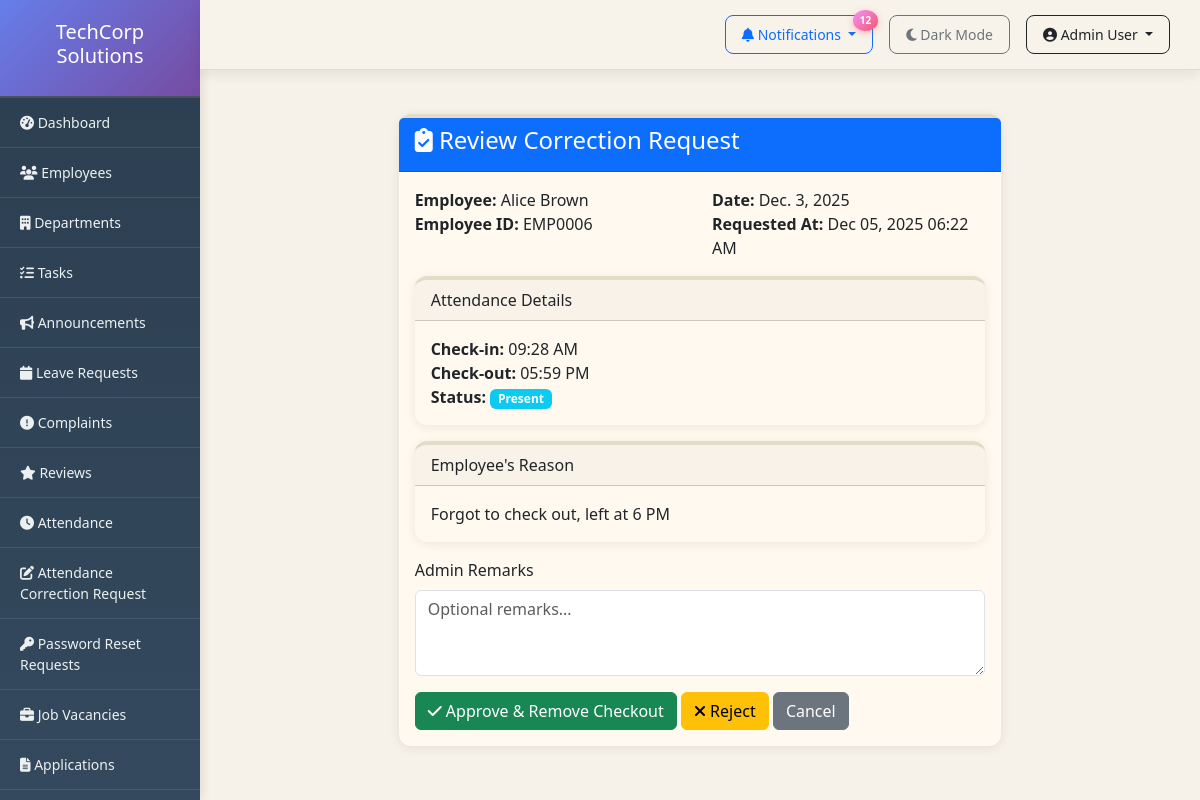
/admin-panel/attendance/corrections/9/review/ (signed in), run on the app's committed database.
### employees/models.py (models this page shows, shortened)
class AttendanceCorrection(models.Model):
    STATUS_CHOICES = [
        ('pending', 'Pending'),
        ('approved', 'Approved'),
        ('rejected', 'Rejected'),
    ]
    employee = models.ForeignKey(Employee, on_delete=models.CASCADE, related_name='correction_requests')
    attendance = models.ForeignKey(Attendance, on_delete=models.CASCADE, related_name='corrections')
    reason = models.TextField()
    status = models.CharField(max_length=20, choices=STATUS_CHOICES, default='pending')
    requested_at = models.DateTimeField(auto_now_add=True)
    reviewed_by = models.ForeignKey(User, on_delete=models.SET_NULL, null=True, blank=True)
    reviewed_at = models.DateTimeField(null=True, blank=True)
    admin_remarks = models.TextField(blank=True)
    class Meta:
        ordering = ['-requested_at']

class Employee(models.Model):
    user = models.OneToOneField(User, on_delete=models.CASCADE)
    employee_id = models.CharField(max_length=20, unique=True)
    department = models.ForeignKey(Department, on_delete=models.SET_NULL, null=True)
    role = models.ForeignKey(Role, on_delete=models.SET_NULL, null=True)
    phone = models.CharField(max_length=15)
    date_of_birth = models.DateField(null=True, blank=True)
    date_joined = models.DateField(default=timezone.now)
    address = models.TextField(blank=True)
    profile_picture = models.ImageField(upload_to='profiles/', blank=True)
    position = models.CharField(max_length=100, blank=True)
    is_manager = models.BooleanField(default=False)
    salary = models.DecimalField(max_digits=10, decimal_places=2, null=True, blank=True)
    theme_preference = models.CharField(max_length=10, choices=[('light', 'Light'), ('dark', 'Dark')], default='light')

class Attendance(models.Model):
    STATUS_CHOICES = [
        ('present', 'Present'),
        ('absent', 'Absent'),
        ('half_day', 'Half Day'),
        ('on_leave', 'On Leave'),
    ]
    employee = models.ForeignKey(Employee, on_delete=models.CASCADE, related_name='attendances')
    date = models.DateField()
    check_in = models.TimeField(null=True, blank=True)
    check_out = models.TimeField(null=True, blank=True)
    status = models.CharField(max_length=20, choices=STATUS_CHOICES, default='absent')
    is_late = models.BooleanField(default=False)
    notes = models.TextField(blank=True)
    marked_by = models.ForeignKey(User, on_delete=models.SET_NULL, null=True, blank=True)
    created_at = models.DateTimeField(auto_now_add=True)
    class Meta:
        unique_together = ['employee', 'date']
        ordering = ['-date']

### employees/views.py (the view, shortened to what this page needs)
# urls.py: path('admin-panel/attendance/corrections/<int:pk>/review/', views.admin_correction_review, name='admin_correction_review'),
@login_required
@user_passes_test(is_admin)
def admin_correction_review(request, pk):
    from datetime import datetime
    from .models import AttendanceCorrection
    correction = get_object_or_404(AttendanceCorrection, pk=pk)
    return render(request, 'admin/correction_review.html', {'correction': correction})

### employees/context_processors.py (called while the page is built)
def notifications(request):
    context = {
        'pending_count': 0,
        'leave_count': 0,
        'correction_count': 0,
        'password_reset_count': 0,
    }
    if request.user.is_authenticated and request.user.is_staff:
        leave_count = Leave.objects.filter(status='pending').count()
        correction_count = AttendanceCorrection.objects.filter(status='pending').count()
        password_reset_count = PasswordResetRequest.objects.filter(status='pending').count()
        context.update({
            'leave_count': leave_count,
            'correction_count': correction_count,
            'password_reset_count': password_reset_count,
            'pending_count': leave_count + correction_count + password_reset_count,
        })
    return context

### employees/views.py (called while the page is built)
def is_admin(user):
    return user.is_staff or user.is_superuser

### employees/templates/admin/correction_review.html (shortened to what this page needs)
{% extends 'base.html' %}
{% block content %}
<div class="container mt-4">
    <div class="row">
        <div class="col-md-8 offset-md-2">
            <div class="card">
                <div class="card-header bg-primary text-white">
                    <h4><i class="fas fa-clipboard-check"></i> Review Correction Request</h4>
                </div>
                <div class="card-body">
                    <div class="row mb-3">
                        <div class="col-md-6">
                            <strong>Employee:</strong> {{ correction.employee.user.get_full_name }}<br>
                            <strong>Employee ID:</strong> {{ correction.employee.employee_id }}
                        </div>
                        <div class="col-md-6">
                            <strong>Date:</strong> {{ correction.attendance.date }}<br>
                            <strong>Requested At:</strong> {{ correction.requested_at|date:"M d, Y h:i A" }}
                        </div>
                    </div>
                    <div class="card mb-3">
                        <div class="card-header">Attendance Details</div>
                        <div class="card-body">
                            <strong>Check-in:</strong> {{ correction.attendance.check_in|time:"h:i A" }}<br>
                            <strong>Check-out:</strong> {{ correction.attendance.check_out|time:"h:i A"|default:"Not checked out" }}<br>
                            <strong>Status:</strong> <span class="badge bg-info">{{ correction.attendance.get_status_display }}</span>
                        </div>
                    </div>
                    <div class="card mb-3">
                        <div class="card-header">Employee's Reason</div>
                        <div class="card-body">
                            {{ correction.reason }}
                        </div>
                    </div>
                    <form method="post">
                        <div class="mb-3">
                            <label class="form-label">Admin Remarks</label>
                            <textarea name="remarks" class="form-control" rows="3" placeholder="Optional remarks..."></textarea>
                        </div>
                        <button type="submit" name="action" value="approve" class="btn btn-success approve-btn">
                            <i class="fas fa-check"></i> Approve & Remove Checkout
                        </button>
                        <button type="submit" name="action" value="reject" class="btn btn-warning reject-btn">
                            <i class="fas fa-times"></i> Reject
                        </button>
                        <a href="{% url 'admin_correction_list' %}" class="btn btn-secondary">Cancel</a>
                    </form>
                </div>
            </div>
        </div>
    </div>
</div>
{% endblock %}

### employees/templates/base.html (shortened to what this page needs)
<!DOCTYPE html>
<html lang="en">
<head>
    <link href="https://cdn.jsdelivr.net/npm/bootstrap@5.3.0/dist/css/bootstrap.min.css" rel="stylesheet">
    <link rel="stylesheet" href="https://cdnjs.cloudflare.com/ajax/libs/font-awesome/6.4.0/css/all.min.css">
</head>
<body>
    <nav class="top-navbar d-flex justify-content-end align-items-center">
        {% if user.is_staff %}
        <div class="dropdown me-3">
            <button class="btn btn-sm btn-outline-primary dropdown-toggle" type="button" data-bs-toggle="dropdown">
                <i class="fas fa-bell"></i> Notifications
                {% if pending_count > 0 %}
                <span class="notification-badge">{{ pending_count }}</span>
                {% endif %}
            </button>
        </div>
        {% endif %}
        <a href="{% url 'toggle_theme' %}" class="btn btn-sm btn-outline-secondary me-3">
            {% if user.is_authenticated and user.employee.theme_preference == 'dark' %}
                <i class="fas fa-sun"></i> Light Mode
            {% else %}
                <i class="fas fa-moon"></i> Dark Mode
            {% endif %}
        </a>
        <div class="dropdown">
            <button class="btn btn-sm btn-outline-dark dropdown-toggle" type="button" data-bs-toggle="dropdown">
                <i class="fas fa-user-circle"></i> {{ user.get_full_name|default:user.username }}
            </button>
        </div>
    </nav>
    <div class="container-fluid">
        <div class="row">
            <div class="col-md-2 sidebar">
                <div class="logo-header">
                    <h5>TechCorp Solutions</h5>
                </div>
                {% if user.is_staff %}
                <a href="{% url 'admin_dashboard' %}"><i class="fas fa-tachometer-alt"></i> Dashboard</a>
                <a href="{% url 'employee_list' %}"><i class="fas fa-users"></i> Employees</a>
                <a href="{% url 'department_list' %}"><i class="fas fa-building"></i> Departments</a>
                <a href="{% url 'task_list' %}"><i class="fas fa-tasks"></i> Tasks</a>
                <a href="{% url 'announcement_list' %}"><i class="fas fa-bullhorn"></i> Announcements</a>
                <a href="{% url 'leave_requests' %}"><i class="fas fa-calendar"></i> Leave Requests</a>
                <a href="{% url 'complaint_list' %}"><i class="fas fa-exclamation-circle"></i> Complaints</a>
                <a href="{% url 'review_list' %}"><i class="fas fa-star"></i> Reviews</a>
                <a href="{% url 'admin_attendance_list' %}"><i class="fas fa-clock"></i> Attendance</a>
                <a href="{% url 'admin_correction_list' %}"><i class="fas fa-edit"></i> Attendance Correction Request</a>
                <a href="{% url 'admin_password_reset_list' %}"><i class="fas fa-key"></i> Password Reset Requests</a>
                <a href="{% url 'vacancy_list' %}"><i class="fas fa-briefcase"></i> Job Vacancies</a>
                <a href="{% url 'application_list' %}"><i class="fas fa-file-alt"></i> Applications</a>
                <a href="{% url 'admin_salary_management' %}"> Salary Management</a>
                {% endif %}
            </div>
            <div class="col-md-10 content">
                {% block content %}{% endblock %}
            </div>
        </div>
    </div>
</body>
</html>

### employees/templates/base.html (style rules this page uses)
* { transition: background-color 0.3s ease, color 0.3s ease; }
body { font-family: 'Segoe UI', Tahoma, Geneva, Verdana, sans-serif; }
.sidebar { position: fixed; top: 0; left: 0; height: 100vh; overflow-y: auto; background: linear-gradient(180deg, #2c3e50 0%, #34495e 100%) !important; padding: 0; width: 16.666667%; box-shadow: 2px 0 10px rgba(0,0,0,0.1); }
.sidebar a { color: #ecf0f1 !important; text-decoration: none; padding: 14px 20px; display: block; border-bottom: 1px solid rgba(255,255,255,0.1); transition: all 0.3s ease; font-size: 14px; }
.sidebar .logo-header { background: linear-gradient(135deg, #667eea 0%, #764ba2 100%) !important; color: white !important; }
.content { padding: 30px; margin-top: 60px; margin-left: 16.666667%; background: #F7F2E9; min-height: calc(100vh - 60px); }
.card { background: #FFF9F0; backdrop-filter: blur(10px); border: none; border-top: 4px solid #E5DCC8; border-radius: 12px; box-shadow: 0 2px 12px rgba(0, 0, 0, 0.08); transition: transform 0.3s ease, box-shadow 0.3s ease; }
.logo-header { background: #2c3e50; color: white; padding: 20px; text-align: center; border-bottom: 2px solid #495057; }
.top-navbar { position: fixed; top: 0; right: 0; left: 16.666667%; z-index: 1000; background: rgba(247, 242, 233, 0.95); border-bottom: 1px solid #E5DCC8; padding: 15px 30px; box-shadow: 0 4px 12px rgba(0,0,0,0.08); backdrop-filter: blur(20px); }
.top-navbar .btn { border-radius: 8px; padding: 8px 16px; font-weight: 500; transition: all 0.3s ease; }
.notification-badge { position: absolute; top: -5px; right: -5px; background: linear-gradient(135deg, #f093fb 0%, #f5576c 100%); color: white; border-radius: 50%; padding: 3px 7px; font-size: 10px; font-weight: bold; box-shadow: 0 2px 6px rgba(245, 87, 108, 0.4); animation: pulse 2s infinite; }
.form-control { background: white; color: #000; }

### data on the page
AttendanceCorrection: employee.user.get_full_name "Alice Brown", employee.employee_id "EMP0006", attendance "Dec. 3, 2025", requested_at "Dec 05, 2025 06:22 AM", attendance.check_in "09:28 AM", attendance.check_out "05:59 PM", attendance.status "Present", reason "Forgot to check out, left at 6 PM"

### other printed values
{{ pending_count }} "12"
{{ user.get_full_name|default:user.username }} "Admin User"
